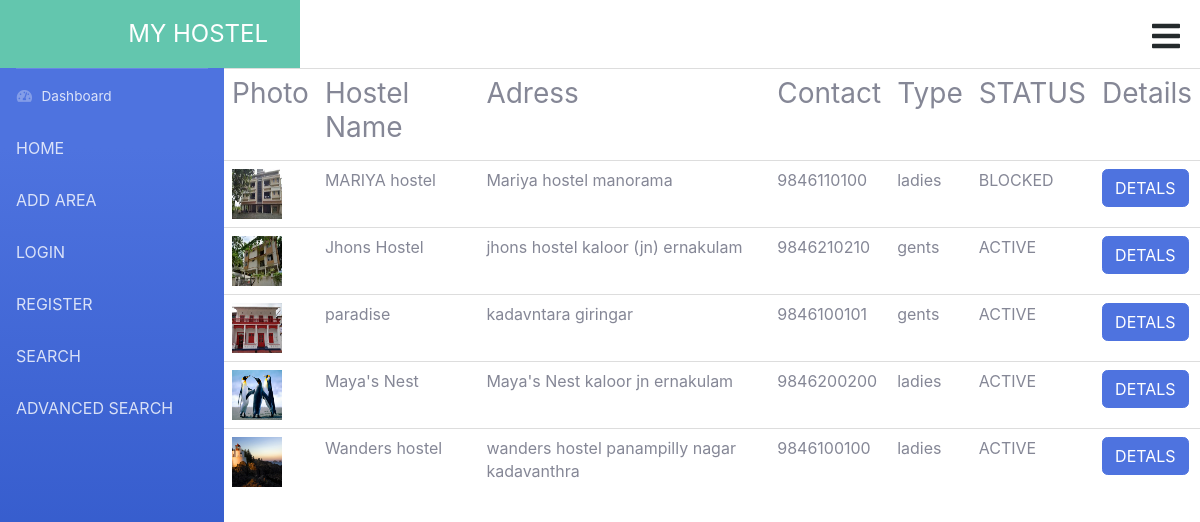
The page /index.php/admin/listhostel on the database its author committed.
### tables this page shows
CREATE TABLE IF NOT EXISTS `hostel` (
  `hostel_id` int(10) NOT NULL AUTO_INCREMENT,
  `hostel_loc_id` varchar(30) DEFAULT NULL,
  `hostel_floor` int(2) DEFAULT NULL,
  `hostel_name` varchar(30) DEFAULT NULL,
  `hostel_desc` varchar(100) NOT NULL,
  `hostel_type` varchar(6) DEFAULT NULL,
  `hostel_email` varchar(30) DEFAULT NULL,
  `hostel_address` varchar(100) DEFAULT NULL,
  `hostel_contact` varchar(15) DEFAULT NULL,
  `hostel_photo` varchar(40) NOT NULL,
  `hostel_status` char(1) DEFAULT 'a',
  PRIMARY KEY (`hostel_id`),
  UNIQUE KEY `hostel_email` (`hostel_email`)
);

### application/controllers/Admin.php (called while the page is built, shortened)
<?php
class Admin extends CI_Controller {
    public function listhostel()
    {
        $passArr=array();
        $this->load->model("hostel");
        $passArr["hostels"]= $this->hostel->adminviewhostel();
        $this->load->view("admin/listhostel",$passArr);
    }
}

### index.php (called while the page is built, shortened)
<?php
require_once BASEPATH.'core/CodeIgniter.php';

### application/models/hostel.php (called while the page is built, shortened)
<?php
class hostel extends CI_Model {
    public function adminviewhostel()
    {
        $res=$this->db->get("hostel");
        return $res->result_array();
    }
}

### application/views/admin/listhostel.php (the view, shortened to what this page needs)
<?php
require("header.php");
?>
<form method="POST">
<table align="" class="table table-borderless" style="width: 100%;margin:0 auto;">
    	<tr>
            <td><h3>Photo</h3></td>
    		<td><h3>Hostel Name</h3></td>
    		<td><h3>Adress</h3></td>
    		<td><h3>Contact</h3></td>
            <td><h3>Type</h3></td>
            <td><h3>STATUS</h3></td>
            <td><h3>Details</h3></td>
        </tr>
    	<tr>
    		<?php
    		foreach ($hostels as $hostel)
    		{
            ?>
            <tr>
            <td><img src='<?php echo base_url("photos/").$hostel["hostel_photo"];?>' style="height:50px;width:50px;" /></td>
            <td><?php echo $hostel["hostel_name"] ; ?></td>
            <td><?php echo $hostel["hostel_address"] ; ?></td>
            <td><?php echo $hostel["hostel_contact"];?></td>
            <td><?php echo $hostel["hostel_type"];?></td>
            <td>
		        <?php if($hostel["hostel_status"]=='a'){echo "ACTIVE";}?>
		        <?php if($hostel["hostel_status"]=='b'){echo "BLOCKED";}?>
            </td>
            <td><a target="_blank" class="btn btn-primary" href="<?php echo site_url("admin/viewhostel/".$hostel["hostel_id"] ) ?>">DETALS</a></td>
            </tr>
                <?php
    		}
    		?>
    	</tr>
    </table>
    </form>

### application/views/admin/header.php (shortened to what this page needs)
<html lang="en">
  <head>
    <link href="<?php echo base_url(); ?>infusion//css/bootstrap.min.css" rel="stylesheet">
    <link rel="stylesheet" href="<?php echo base_url(); ?>infusion/css/styles.css">
    <link rel="stylesheet" href="<?php echo base_url(); ?>infusion/css/queries.css">
    <link href="http://netdna.bootstrapcdn.com/font-awesome/4.0.3/css/font-awesome.css" rel="stylesheet">
  </head>
  <body>
		<header class="clearfix">
		    <div class="logo col-md-3"><h2 class="logo-text">MY HOSTEL</h2></div>
        <div class="pullcontainer">
        <a href="#" id="pull"><i class="fa fa-bars fa-2x"></i></a>
        </div>
    </header>
    <?php
    require("sidebar.php");
?>

### application/views/admin/sidebar.php (shortened to what this page needs)
<head>
  <link href="<?php echo base_url(); ?>sidebar/vendor/fontawesome-free/css/all.min.css" rel="stylesheet" type="text/css">
  <link href="<?php echo base_url(); ?>sidebar/css/sb-admin-2.min.css" rel="stylesheet">
</head>
<div id="wrapper">
    <ul class="navbar-nav bg-gradient-primary sidebar sidebar-dark accordion" id="accordionSidebar">
      <hr class="sidebar-divider my-0">
      <li class="nav-item">
        <a class="nav-link" href="<?php echo base_url(); ?>sidwbar/index.html">
          <i class="fas fa-fw fa-tachometer-alt"></i>
          <span>Dashboard</span></a>
      </li>
      <li class="nav-item">
      <a class="nav-link" href="<?php echo site_url("admin/listhostel") ?>" class="">HOME</a>
      </li>
            <li class="nav-item"><a class="nav-link" href="<?php echo site_url("admin/addarea") ?>">ADD AREA</a></li>
            <li class="nav-item"><a class="nav-link" href="<?php echo site_url("guest/login") ?>">LOGIN</a></li>
            <li class="nav-item"><a class="nav-link" href="<?php echo site_url("guest/hostelregistration") ?>">REGISTER</a></li>
            <li class="nav-item"><a class="nav-link" href="<?php echo site_url("admin/search") ?>">SEARCH</input></a></li>
            <li class="nav-item"><a class="nav-link" href="<?php echo site_url("admin/advsearch") ?>">ADVANCED SEARCH</input></a></li>
    </ul>

### infusion/css/styles.css (style rules this page uses)
article, aside, details, figcaption, figure, footer, header, hgroup, nav, section, summary { display: block; }
html { font-size: 100%; -webkit-text-size-adjust: 100%; -ms-text-size-adjust: 100%; }
html, html a { -webkit-font-smoothing: antialiased !important; -moz-font-smoothing: antialiased !important; -o-font-smoothing: antialiased !important; text-shadow: 1px 1px 1px rgba(0,0,0,0.004); transition: 0.5s ease; -moz-transition: 0.5s ease; -webkit-transition: 0.5s ease; -o-transition: 0.5s ease; }
html, button, input, select, textarea { font-family: serif; }
body { margin: 0; font-family: 'Open Sans', sans-serif; }
h2 { font-size: 1.5em; margin: 0.83em 0; font-weight: 800; }
h3 { font-size: 1.17em; margin: 1em 0; }
dl, menu, ol, ul { margin: 1em 0; }
menu, ol, ul { padding: 0 0 0 40px; }
img { border: 0; -ms-interpolation-mode: bicubic; }
form { margin: 0; }
table { border-collapse: collapse; border-spacing: 0; }
.clearfix:before, .clearfix:after { content: " "; display: table; }
.clearfix:after { clear: both; }
.clearfix { *zoom: 1; }
.pullcontainer a#pull { display: none; }
header { background-color: #fff; }
h2.logo-text { font-size: 24px; margin: 0; padding: 20px 20px; }
.logo { float: left; text-align: right; height: 68px; background-color: #63c6ae; position: relative; color: #fff; }

### infusion/css/queries.css (style rules this page uses)
@media only screen and (max-width : 1200px) { .pullcontainer { width: 100%; text-align: right; padding: 20px 20px 0 0; } }
@media only screen and (max-width : 1200px) { .pullcontainer a#pull { display: block; width: 100%; color: #242a2c; } }

### rows shown on the page
hostel: hostel_photo (picture), hostel_name "MARIYA hostel", hostel_address "Mariya hostel manorama", hostel_contact "9846110100", hostel_type "ladies", hostel_status "BLOCKED"
hostel: hostel_photo (picture), hostel_name "Jhons Hostel", hostel_address "jhons hostel kaloor (jn) ernakulam", hostel_contact "9846210210", hostel_type "gents", hostel_status "ACTIVE"
hostel: hostel_photo (picture), hostel_name "paradise", hostel_address "kadavntara giringar", hostel_contact "9846100101", hostel_type "gents", hostel_status "ACTIVE"
hostel: hostel_photo (picture), hostel_name "Maya's Nest", hostel_address "Maya's Nest kaloor jn ernakulam", hostel_contact "9846200200", hostel_type "ladies", hostel_status "ACTIVE"
hostel: hostel_photo (picture), hostel_name "Wanders hostel", hostel_address "wanders hostel panampilly nagar kadavanthra", hostel_contact "9846100100", hostel_type "ladies", hostel_status "ACTIVE"
